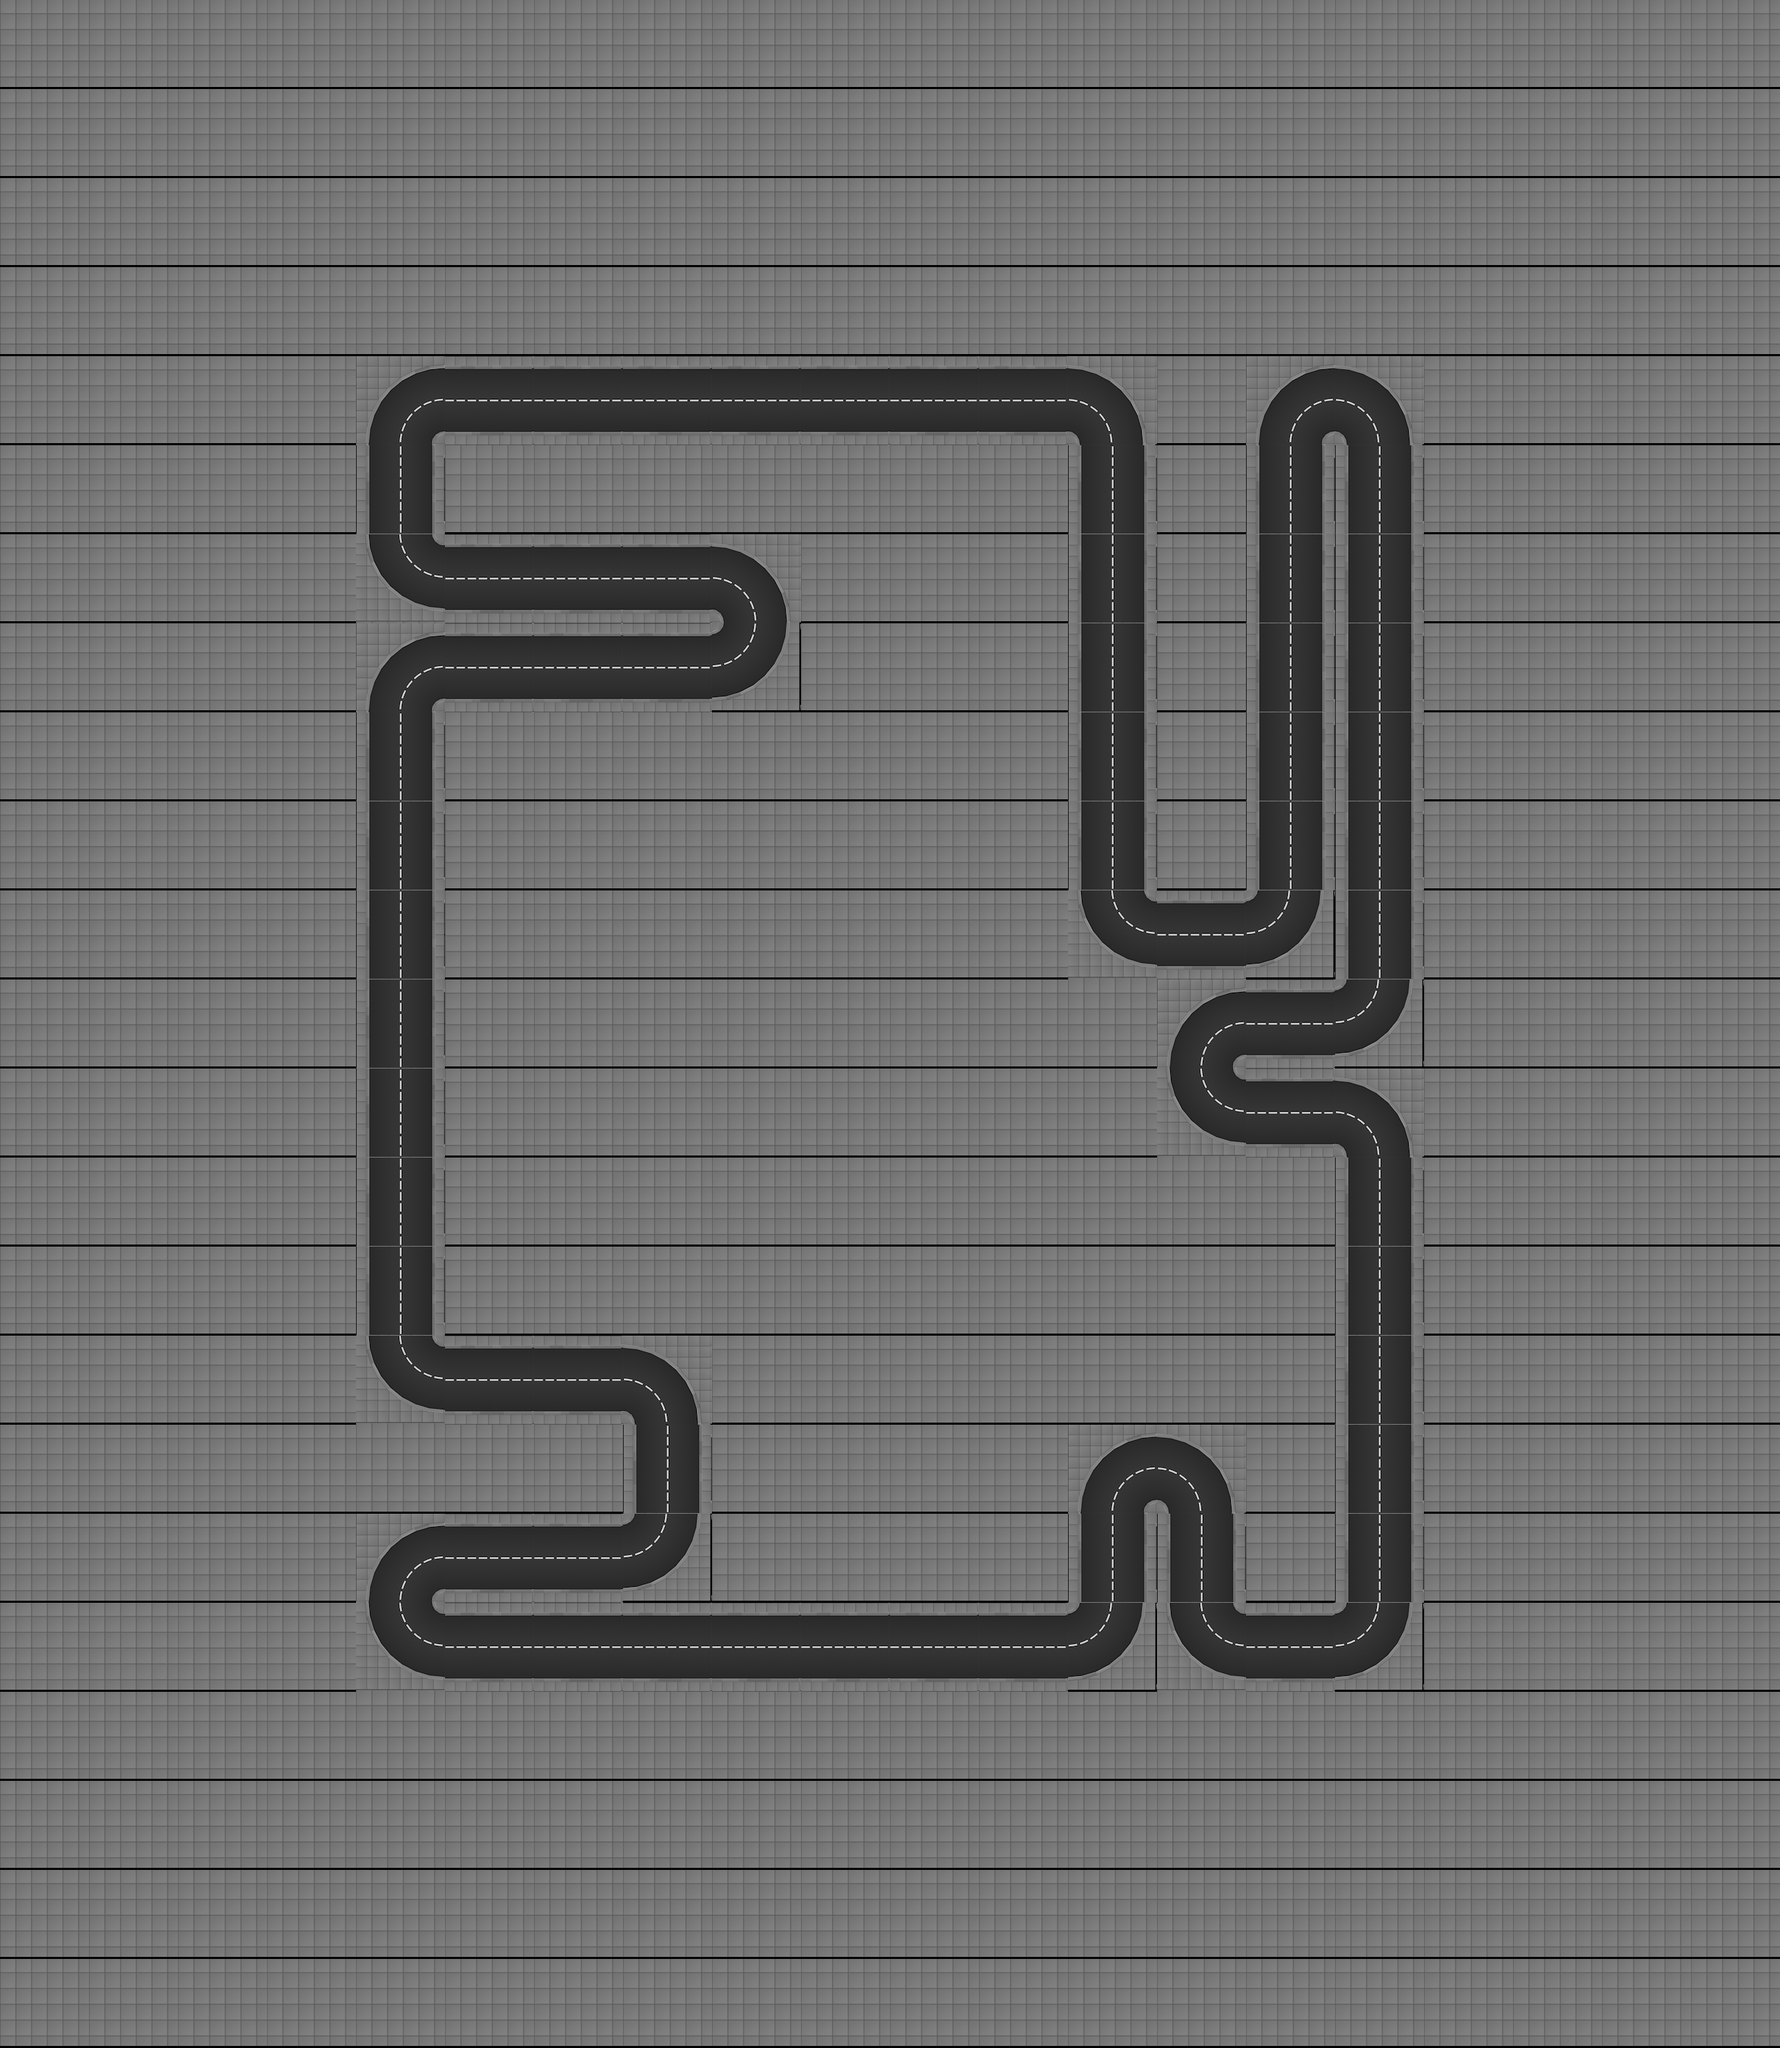

Tiled map render using the project's own tile images. Description and the map definition, with tile-layer contents summarised, below:
An orthogonal 20x23 tile map with 128x128 px tiles, 1 tile layer (track), 2 tilesets and 462 objects (21x office_07_ground_floor, 21x office_07_floor, 21x office_05_ground_floor, 21x office_05_floor, 19x office_06_ground_floor, ...).

<map height="23" infinite="0" nextlayerid="1" nextobjectid="1" orientation="orthogonal" renderorder="right-down" tiledversion="1.2.2" tileheight="128" tilewidth="128" version="1.2" width="20"><tileset firstgid="1" source="../../gbResources/set_tiles.tsx" /><tileset firstgid="134" source="../../gbResources/set_objects.tsx" /><layer height="23" id="1" name="track" width="20"><data>[460 cells, 460 non-empty, 7 distinct tile ids]</data></layer><objectgroup id="1" name="walls"><object id="1" x="512" y="640"><polyline points="16,0 32,-64 64,-96 128,-112" /></object><object id="2" x="512" y="640"><polyline points="112,0 114,-8 120,-14 128,-16" /></object><object id="3" x="512" y="704.0"><polyline points="16,-64 16,64" /></object><object id="4" x="512" y="704.0"><polyline points="112,-64 112,64" /></object><object id="5" x="512" y="896"><polyline points="16,-128 32,-64 64,-32 128,-16" /></object><object id="6" x="512" y="896"><polyline points="112,-128 114,-120 120,-114 128,-112" /></object><object id="7" x="512" y="1024"><polyline points="16,0 32,-64 64,-96 128,-112" /></object><object id="8" x="512" y="1024"><polyline points="112,0 114,-8 120,-14 128,-16" /></object><object id="9" x="512" y="1088.0"><polyline points="16,-64 16,64" /></object><object id="10" x="512" y="1088.0"><polyline points="112,-64 112,64" /></object><object id="11" x="512" y="1216.0"><polyline points="16,-64 16,64" /></object><object id="12" x="512" y="1216.0"><polyline points="112,-64 112,64" /></object><object id="13" x="512" y="1344.0"><polyline points="16,-64 16,64" /></object><object id="14" x="512" y="1344.0"><polyline points="112,-64 112,64" /></object><object id="15" x="512" y="1472.0"><polyline points="16,-64 16,64" /></object><object id="16" x="512" y="1472.0"><polyline points="112,-64 112,64" /></object><object id="17" x="512" y="1600.0"><polyline points="16,-64 16,64" /></object><object id="18" x="512" y="1600.0"><polyline points="112,-64 112,64" /></object><object id="19" x="512" y="1728.0"><polyline points="16,-64 16,64" /></object><object id="20" x="512" y="1728.0"><polyline points="112,-64 112,64" /></object><object id="21" x="512" y="1856.0"><polyline points="16,-64 16,64" /></object><object id="22" x="512" y="1856.0"><polyline points="112,-64 112,64" /></object><object id="23" x="512" y="2048"><polyline points="16,-128 32,-64 64,-32 128,-16" /></object><object id="24" x="512" y="2048"><polyline points="112,-128 114,-120 120,-114 128,-112" /></object><object id="25" x="512" y="2304"><polyline points="16,0 32,-64 64,-96 128,-112" /></object><object id="26" x="512" y="2304"><polyline points="112,0 114,-8 120,-14 128,-16" /></object><object id="27" x="512" y="2432"><polyline points="16,-128 32,-64 64,-32 128,-16" /></object><object id="28" x="512" y="2432"><polyline points="112,-128 114,-120 120,-114 128,-112" /></object><object id="29" x="640" y="592.0"><polyline points="0,-64 128,-64" /></object><object id="30" x="640" y="560.0"><polyline points="0,64 128,64" /></object><object id="31" x="640" y="848.0"><polyline points="0,-64 128,-64" /></object><object id="32" x="640" y="816.0"><polyline points="0,64 128,64" /></object><object id="33" x="640" y="976.0"><polyline points="0,-64 128,-64" /></object><object id="34" x="640" y="944.0"><polyline points="0,64 128,64" /></object><object id="35" x="640" y="2000.0"><polyline points="0,-64 128,-64" /></object><object id="36" x="640" y="1968.0"><polyline points="0,64 128,64" /></object><object id="37" x="640" y="2256.0"><polyline points="0,-64 128,-64" /></object><object id="38" x="640" y="2224.0"><polyline points="0,64 128,64" /></object><object id="39" x="640" y="2384.0"><polyline points="0,-64 128,-64" /></object><object id="40" x="640" y="2352.0"><polyline points="0,64 128,64" /></object><object id="41" x="768" y="592.0"><polyline points="0,-64 128,-64" /></object><object id="42" x="768" y="560.0"><polyline points="0,64 128,64" /></object><object id="43" x="768" y="848.0"><polyline points="0,-64 128,-64" /></object><object id="44" x="768" y="816.0"><polyline points="0,64 128,64" /></object><object id="45" x="768" y="976.0"><polyline points="0,-64 128,-64" /></object><object id="46" x="768" y="944.0"><polyline points="0,64 128,64" /></object><object id="47" x="768" y="2000.0"><polyline points="0,-64 128,-64" /></object><object id="48" x="768" y="1968.0"><polyline points="0,64 128,64" /></object><object id="49" x="768" y="2256.0"><polyline points="0,-64 128,-64" /></object><object id="50" x="768" y="2224.0"><polyline points="0,64 128,64" /></object><object id="51" x="768" y="2384.0"><polyline points="0,-64 128,-64" /></object><object id="52" x="768" y="2352.0"><polyline points="0,64 128,64" /></object><object id="53" x="896" y="592.0"><polyline points="0,-64 128,-64" /></object><object id="54" x="896" y="560.0"><polyline points="0,64 128,64" /></object><object id="55" x="896" y="848.0"><polyline points="0,-64 128,-64" /></object><object id="56" x="896" y="816.0"><polyline points="0,64 128,64" /></object><object id="57" x="896" y="976.0"><polyline points="0,-64 128,-64" /></object><object id="58" x="896" y="944.0"><polyline points="0,64 128,64" /></object><object id="59" x="896" y="2048"><polyline points="0,-112 64,-96 96,-64 112,0" /></object><object id="60" x="896" y="2048"><polyline points="0,-16 8,-14 14,-8 16,0" /></object><object id="61" x="896" y="2112.0"><polyline points="16,-64 16,64" /></object><object id="62" x="896" y="2112.0"><polyline points="112,-64 112,64" /></object><object id="63" x="896" y="2304"><polyline points="112,-128 96,-64 64,-32 0,-16" /></object><object id="64" x="896" y="2304"><polyline points="16,-128 14,-120 8,-114 0,-112" /></object><object id="65" x="896" y="2384.0"><polyline points="0,-64 128,-64" /></object><object id="66" x="896" y="2352.0"><polyline points="0,64 128,64" /></object><object id="67" x="1024" y="592.0"><polyline points="0,-64 128,-64" /></object><object id="68" x="1024" y="560.0"><polyline points="0,64 128,64" /></object><object id="69" x="1024" y="896"><polyline points="0,-112 64,-96 96,-64 112,0" /></object><object id="70" x="1024" y="896"><polyline points="0,-16 8,-14 14,-8 16,0" /></object><object id="71" x="1024" y="1024"><polyline points="112,-128 96,-64 64,-32 0,-16" /></object><object id="72" x="1024" y="1024"><polyline points="16,-128 14,-120 8,-114 0,-112" /></object><object id="73" x="1024" y="2384.0"><polyline points="0,-64 128,-64" /></object><object id="74" x="1024" y="2352.0"><polyline points="0,64 128,64" /></object><object id="75" x="1152" y="592.0"><polyline points="0,-64 128,-64" /></object><object id="76" x="1152" y="560.0"><polyline points="0,64 128,64" /></object><object id="77" x="1152" y="2384.0"><polyline points="0,-64 128,-64" /></object><object id="78" x="1152" y="2352.0"><polyline points="0,64 128,64" /></object><object id="79" x="1280" y="592.0"><polyline points="0,-64 128,-64" /></object><object id="80" x="1280" y="560.0"><polyline points="0,64 128,64" /></object><object id="81" x="1280" y="2384.0"><polyline points="0,-64 128,-64" /></object><object id="82" x="1280" y="2352.0"><polyline points="0,64 128,64" /></object><object id="83" x="1408" y="592.0"><polyline points="0,-64 128,-64" /></object><object id="84" x="1408" y="560.0"><polyline points="0,64 128,64" /></object><object id="85" x="1408" y="2384.0"><polyline points="0,-64 128,-64" /></object></objectgroup><objectgroup id="2" name="route"><!-- 1 objects omitted --></objectgroup><objectgroup id="3" name="lights"><!-- 84 objects omitted --></objectgroup><objectgroup id="4" name="slow_motion_triggers"><!-- 24 objects omitted --></objectgroup><objectgroup id="5" name="speed_up_triggers"><!-- 9 objects omitted --></objectgroup><objectgroup id="6" name="buildings"><!-- 172 objects omitted --></objectgroup><objectgroup id="7" name="spawners"><!-- 4 objects omitted --></objectgroup></map>
<!-- 377 of 462 objects omitted -->
